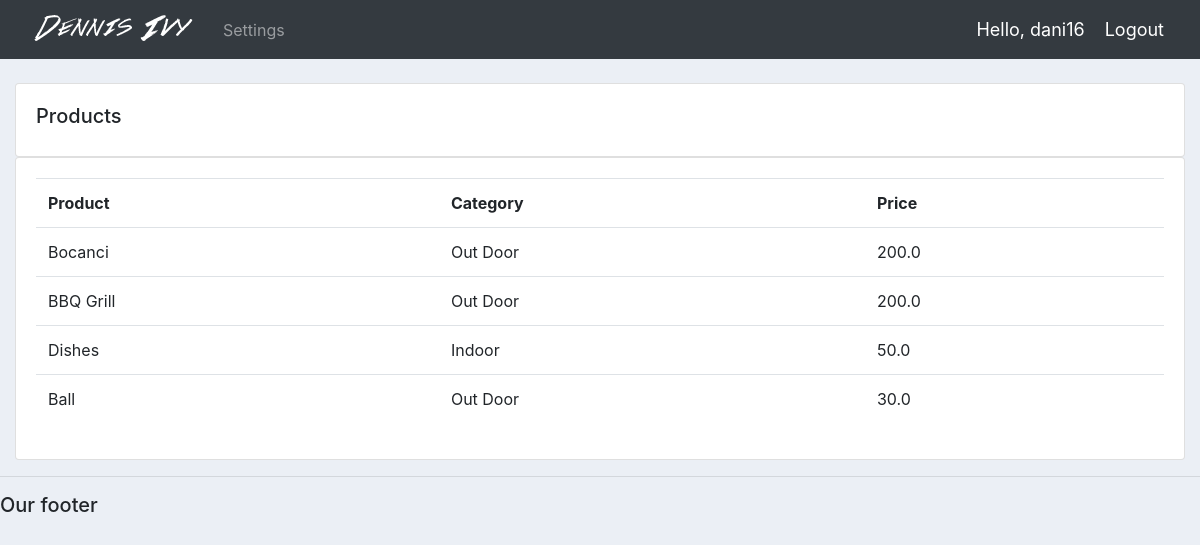
The page /products/ (signed in) on the database its author committed.
### accounts/models.py (models this page shows, shortened)
class Product(models.Model):
    CATEGORY = (
        ('Indoor', 'Indoor'),
        ('Out Door', 'Out Door'),
    )
    name = models.CharField(max_length=200, null=True)
    price = models.FloatField(null=True)
    category = models.CharField(max_length=200, null=True, choices=CATEGORY)
    description = models.CharField(max_length=200, null=True, blank=True)
    date_created = models.DateTimeField(auto_now_add=True)
    tags = models.ManyToManyField(Tag)

### accounts/decorators.py (the view)
        def wrapper_func(request, *args, **kwargs):
            group = None
            if request.user.groups.exists():
                group = request.user.groups.all()[0].name
            if group in allowed_roles:
                return view_func(request, *args, **kwargs)
            else:
                return HttpResponse('You are not authorized to view this page')

### accounts/views.py (called while the page is built)
@login_required(login_url='login')
@allowed_users(allowed_roles=['admin'])
def products(request):
    products = Product.objects.all()
    return render(request, 'accounts/products.html', {'products':products})

### accounts/templates/accounts/products.html
{% extends 'accounts/main.html' %}
{% block content %}
<br>
<div class="row">
    <div class="col-md">
        <div class="card card-body">
            <h5>Products</h5>
        </div>
        <div class="card card-body">
            <table class="table">
                <tr>
                    <th>Product</th>
                    <th>Category</th>
                    <th>Price</th>
                </tr>
                {% for i in products %}
                    <tr>
                        <td>{{i.name}}</td>
                        <td>{{i.category}}</td>
                        <td>{{i.price}}</td>
                    </tr>
                {% endfor %}
            </table>
        </div>
    </div>
</div>
{% endblock content %}

### accounts/templates/accounts/navbar.html (shortened to what this page needs)
{% load static %}
<nav class="navbar navbar-expand-lg navbar-dark bg-dark">
    <img src="{% static 'images/logo.png' %}">
    <div class="collapse navbar-collapse" id="navbarNav">
      <ul class="navbar-nav">
        {% if request.user.is_staff %}
        <li class="nav-item active">
          <a class="nav-link" href="{% url 'home' %}">Dashboard</a>
        </li>
        <li class="nav-item">
          <a class="nav-link" href="{% url 'products' %}">Products</a>
        </li>
        {% else %}
         <li class="nav-item">
          <a class="nav-link" href="{% url 'account' %}">Settings</a>
         </li>
        {% endif %}
      </ul>
    </div>
    <span class="hello-msg">Hello, {{request.user}}</span>
    <span><a class="hello-msg" href="{% url 'logout' %}">Logout</a></span>
  </nav>

### static/css/main.css (style rules this page uses)
body { background-color: #ebeff5; }

### accounts/templates/accounts/navbar.html (style rules this page uses)
.hello-msg { font-size: 18px; color: #fff; margin-right: 20px; }

### rows shown on the page
Product: name "Bocanci", category "Out Door", price "200.0"
Product: name "BBQ Grill", category "Out Door", price "200.0"
Product: name "Dishes", category "Indoor", price "50.0"
Product: name "Ball", category "Out Door", price "30.0"

### other values the page prints
{{ request.user }} "dani16"
